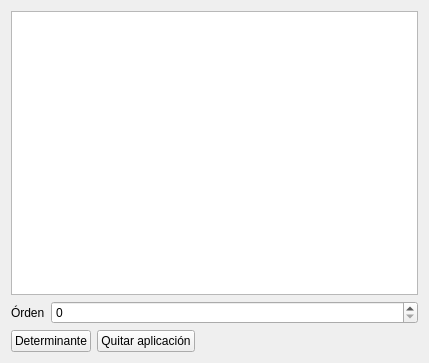
<?xml version="1.0" encoding="UTF-8"?>
<ui version="4.0">
 <class>Widget</class>
 <widget class="QWidget" name="Widget">
  <property name="geometry">
   <rect>
    <x>0</x>
    <y>0</y>
    <width>429</width>
    <height>363</height>
   </rect>
  </property>
  <property name="windowTitle">
   <string>Widget</string>
  </property>
  <layout class="QGridLayout" name="gridLayout">
   <item row="0" column="0">
    <widget class="QTableView" name="tableView"/>
   </item>
   <item row="1" column="0">
    <layout class="QFormLayout" name="formLayout">
     <item row="0" column="0">
      <widget class="QLabel" name="label">
       <property name="text">
        <string>Órden</string>
       </property>
      </widget>
     </item>
     <item row="0" column="1">
      <widget class="QSpinBox" name="ordenSpinBox"/>
     </item>
    </layout>
   </item>
   <item row="2" column="0">
    <layout class="QHBoxLayout" name="horizontalLayout">
     <item>
      <widget class="QPushButton" name="determinantePushButton">
       <property name="text">
        <string>Determinante</string>
       </property>
      </widget>
     </item>
     <item>
      <widget class="QPushButton" name="quitarAplicacionPushButton">
       <property name="text">
        <string>Quitar aplicación</string>
       </property>
      </widget>
     </item>
     <item>
      <spacer name="horizontalSpacer">
       <property name="orientation">
        <enum>Qt::Horizontal</enum>
       </property>
       <property name="sizeHint" stdset="0">
        <size>
         <width>40</width>
         <height>20</height>
        </size>
       </property>
      </spacer>
     </item>
    </layout>
   </item>
  </layout>
 </widget>
 <layoutdefault spacing="6" margin="11"/>
 <resources/>
 <connections/>
</ui>
